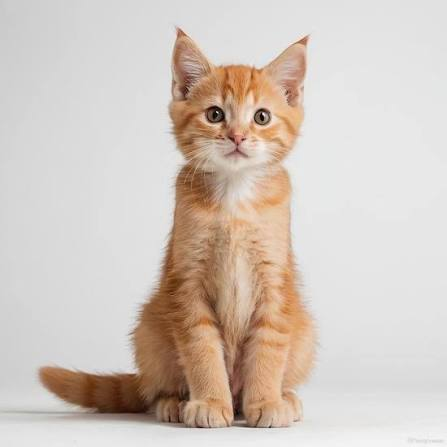
#> input picture images.jfif, 447 x 447 px
$ python lab9.py
#> lines starting #> are read from the running program, lines starting #| are printed output that depends on the picture; after the words box and inside, x2 and y2 are one past the last pixel; in counts of white or black regions, pixels touching at a corner belong together
# Display following image operation in MATLAB/Python - i) Threshold
# image ii) Power enhance contract image iii) High pass image.

import cv2
import numpy as np
import matplotlib.pyplot as plt

# Read original image
img_color = cv2.imread(r"images.jfif")
#> img_color is the input picture: shape (447, 447, 3); mean B, G, R 190.3, 198.8, 210.2

# Convert to grayscale
img_gray = cv2.cvtColor(img_color, cv2.COLOR_BGR2GRAY)
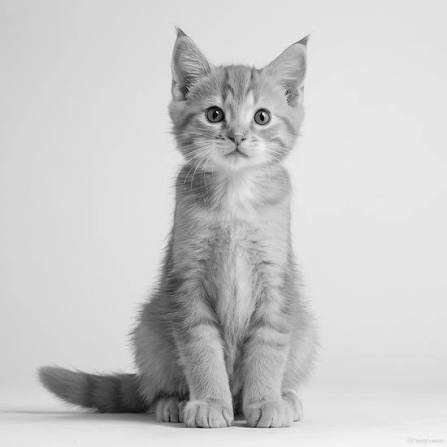
#> img_gray: shape (447, 447); min 1, max 247, mean 201.3

# i) Threshold Image
_, threshold = cv2.threshold(img_gray, 130, 255, cv2.THRESH_BINARY)
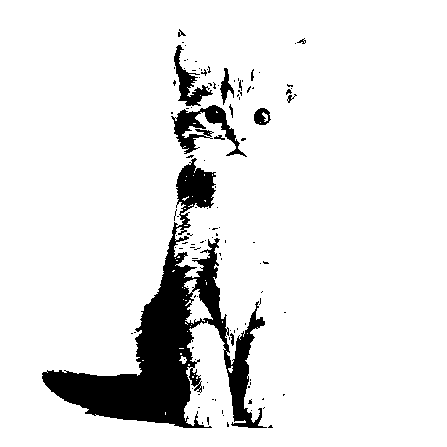
#> threshold: shape (447, 447); 90.4% white; 115 black regions (102 under 20 px), largest, box (x1, y1, x2, y2) and area: (42, 158, 267, 428) 15991, (171, 105, 247, 157) 1386, (174, 45, 213, 106) 760

# ii) Power-law Enhancement
gamma = 0.5

normalized = img_gray / 255.0
power_img = np.power(normalized, gamma)
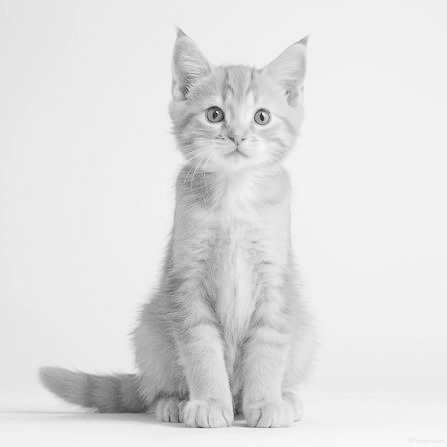
#> power_img: shape (447, 447) float64; min 0.0626, max 0.984, mean 0.882
power_img = np.uint8(power_img * 255)

# iii) High-pass Image
blur = cv2.GaussianBlur(img_gray, (5, 5), 0)
high_pass = cv2.subtract(img_gray, blur)
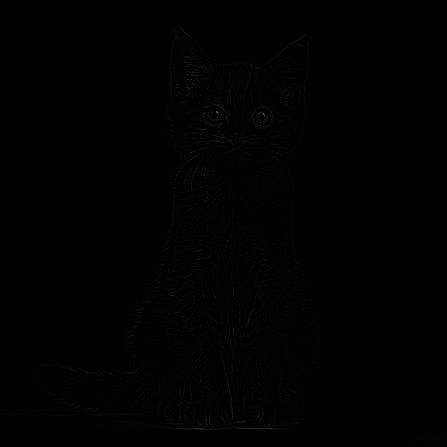
#> high_pass: shape (447, 447); min 0, max 128, mean 0.6

# Display
plt.figure(figsize=(12, 8))

# Original
plt.subplot(2, 2, 1)
plt.imshow(cv2.cvtColor(img_color, cv2.COLOR_BGR2RGB))
plt.title("Original Image")
plt.axis("off")

# Threshold
plt.subplot(2, 2, 2)
plt.imshow(threshold, cmap="gray")
plt.title("Threshold Image")
plt.axis("off")

# Power-law
plt.subplot(2, 2, 3)
plt.imshow(power_img, cmap="gray")
plt.title("Power-law Enhanced Image")
plt.axis("off")

# High-pass
plt.subplot(2, 2, 4)
plt.imshow(high_pass, cmap="gray")
plt.title("High-pass Image")
plt.axis("off")

plt.tight_layout()
plt.show()
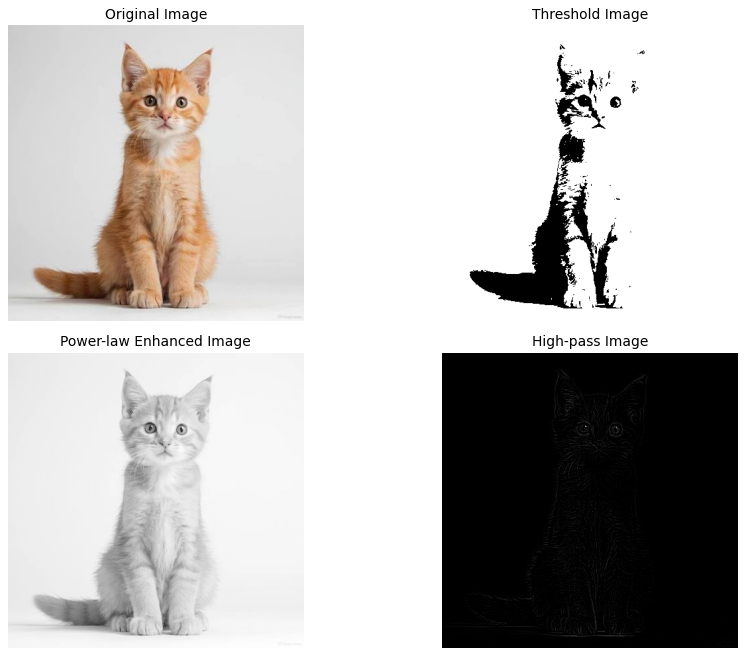
#> figure drawn by matplotlib, 4 panels
